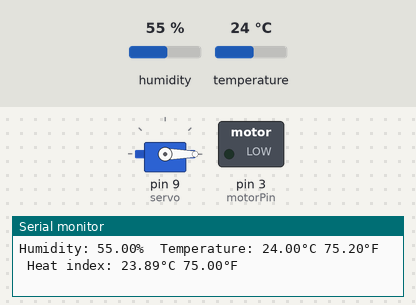
This sketch was run on a simulated Arduino Uno, built with avr-gcc and run on an emulated ATmega328P. Shown: servo, switched loads named in the sketch (green lamp = pin HIGH), the last lines printed to the serial monitor. The test bench sets the inputs (shaded band); at power-on: humidity 55 %, temperature 24 °C.

Above: at 4.8 s.
4.9 s: humidity set to 68 %
9.0 s: humidity set to 71 %
At 11.6 s:
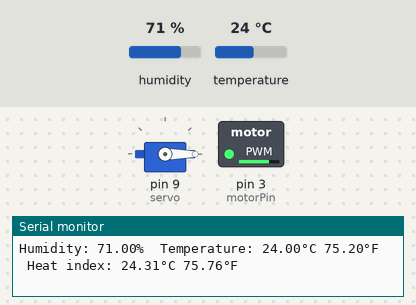
13.1 s: humidity set to 79 %
17.2 s: humidity set to 82 %
At 19.93 s:
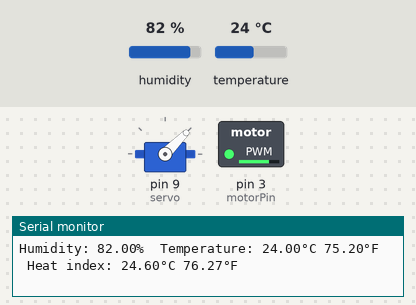
21.6 s: humidity set to 88 %
At 24.8 s:
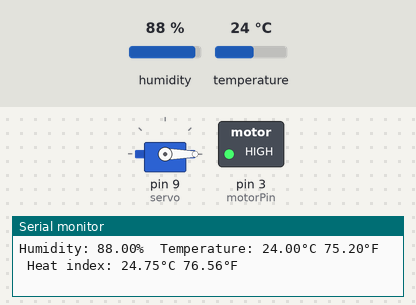
25.8 s: humidity set to 80 %
At 28.0 s:
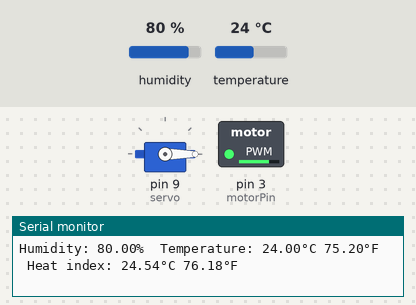
Timing chart, 0 to 29.5 s (numbered marks = the images above; inputs shaded):
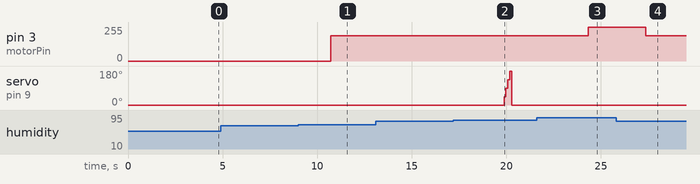

Measured:
- the behaviour switches between 69 and 70 % on humidity (found by bisection; images 0 and 1)
- the behaviour switches between 80 and 81 % on humidity (found by bisection; images 1 and 2)
- after the input at 9.0 s, pin 3 (motorPin): 0/255 → 190/255 after 1.7 s
- after the input at 17.2 s, servo on pin 9 (servo): 0° → 45° after 2.7 s, → 90° 0.10 s later, → 135° 0.10 s later, → 180° 0.10 s later, … (5 changes in this stretch)
- after the input at 21.6 s, pin 3 (motorPin): 190/255 → 255/255 after 2.7 s; servo on pin 9 (servo): stops changing and stays 0°
- after the input at 25.8 s, pin 3 (motorPin): 255/255 → 190/255 after 1.6 s

The sketch:

fan-humidity-integreted.ino
```cpp
//the working of the DHT11 sensor: Initialisation
#include "DHT.h"
#include <Servo.h>
#define DHTPIN 2     // Digital pin connected to the DHT sensor
#define DHTTYPE DHT11   // DHT 11

DHT dht(DHTPIN, DHTTYPE);

//the working of the fan: Initialisation
int motorPin = 3;
int speed = 0;

//the working of the servo for essential oil perfume spray: Initialisation
const int servo = 9; //define Servo Signal Pin

long duration;
Servo myservo;
int pos = 0; //create servo command to control the servo
void setup() {
  Serial.begin(9600);
  Serial.println(F("DHTxx test!"));
  pinMode(motorPin, OUTPUT);

  dht.begin();
  myservo.attach(servo); //Attach the servo to Pin9 to the servo command
  myservo.write(0); // Set servo to 0 degrees initially
}

void loop() {
  // Wait a few seconds between measurements.
  delay(1000);

  // Sensor readings may also be up to 2 seconds 'old'
  float h = dht.readHumidity();
  // Read temperature as Celsius (the default)
  float t = dht.readTemperature();
  // Read temperature as Fahrenheit (isFahrenheit = true)
  float f = dht.readTemperature(true);

  // Check if any reads failed and exit early (to try again).
  if (isnan(h) || isnan(t) || isnan(f)) {
    Serial.println(F("Failed to read from DHT sensor!"));
    return;
  }

  // Compute heat index in Fahrenheit (the default)
  float hif = dht.computeHeatIndex(f, h);
  // Compute heat index in Celsius (isFahreheit = false)
  float hic = dht.computeHeatIndex(t, h, false);

  Serial.print(F("Humidity: "));
  Serial.print(h);
  Serial.print(F("%  Temperature: "));
  Serial.print(t);
  Serial.print(F("°C "));
  Serial.print(f);
  Serial.print(F("°F  Heat index: "));
  Serial.print(hic);
  Serial.print(F("°C "));
  Serial.print(hif);
  Serial.println(F("°F"));
  delay(500);

  if(h >= 70 && h <=85 ){
    speed = 190;
    analogWrite(motorPin, speed);
    if(h >= 81 && h <= 84){
    speed = 190;
    analogWrite(motorPin, speed);
    myservo.write(45);
    delay(100);
    myservo.write(90);
    delay(100);
    myservo.write(135);
    delay(100);
    myservo.write(180);
    delay(100);
    myservo.write(00);
    delay(2500);
      }
    }
  else if(h >=86 && h <= 100 ){
    speed = 255;
    analogWrite(motorPin, speed);
    if(h >= 90 && h <= 95){
    speed = 190;
    analogWrite(motorPin, speed);
    myservo.write(45);
    delay(100);
    myservo.write(90);
    delay(100);
    myservo.write(135);
    delay(100);
    myservo.write(180);
    delay(100);
    myservo.write(00);
    delay(2500);
      }
    }
  else{
    speed = 0;
    analogWrite(motorPin, speed);
    }
}
```
